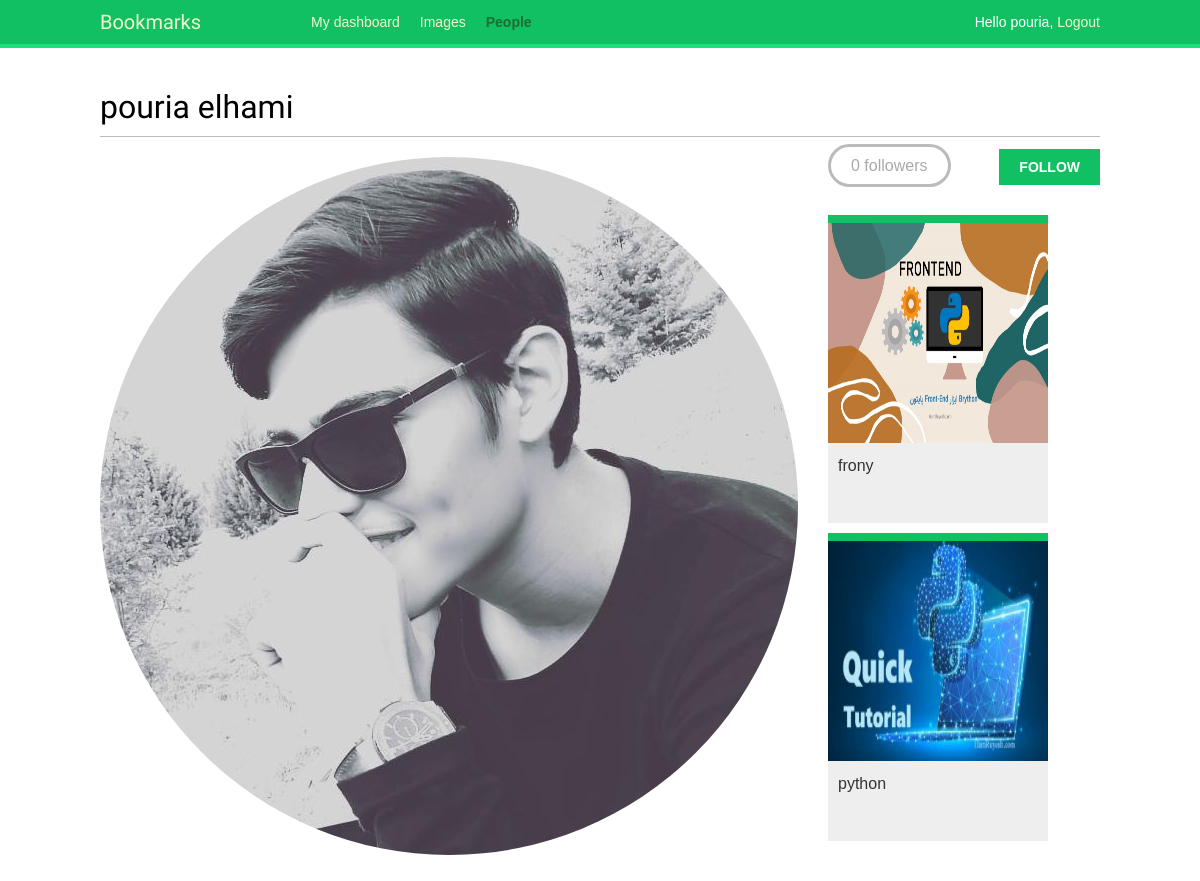
The page /account/users/pouria/ (signed in) on the database its author committed.
### account/models.py (models this page shows, shortened)
class Profile(models.Model):
    user = models.OneToOneField(settings.AUTH_USER_MODEL , on_delete=models.CASCADE)
    date_of_birth = models.DateTimeField(blank=True , null=True)
    photo = models.ImageField(upload_to='users/%Y/%m/%d/')

### images/models.py (models this page shows, shortened)
class Image(models.Model):
    user = models.ForeignKey(settings.AUTH_USER_MODEL,
                             related_name='images_created',
                             on_delete=models.CASCADE)
    title = models.CharField(max_length=200)
    slug = models.SlugField(max_length=200,
                            blank=True)
    url = models.URLField()
    image = models.ImageField(upload_to='images/%Y/%m/%d/')
    description = models.TextField(blank=True)
    created = models.DateField(auto_now_add=True,
                               db_index=True)
    users_like = models.ManyToManyField(settings.AUTH_USER_MODEL,
                                        related_name='images_liked',
                                        blank=True)
    total_likes = models.PositiveIntegerField(db_index=True,
                                              default=0)
    def get_absolute_url(self):
        return reverse('images:detail', args=[self.id, self.slug])

### account/views.py (the view)
# urls.py: path('users/<username>/', views.user_detail, name='user_detail'),
@login_required
def user_detail(request, username):
    user = get_object_or_404(User, username=username, is_active=True)
    return render(request,
                  'account/user/detail.html',
                  {'section': 'people',
                   'user': user})

### account/templates/account/user/detail.html (shortened to what this page needs)
{% extends "base.html" %}
{% load thumbnail %}
{% block content %}
  <h1>{{ user.get_full_name }}</h1>
  <div class="profile-info">
    <img src="{% thumbnail user.profile.photo 180x180 %}" class="user-detail">
  </div>
  {% with total_followers=user.followers.count %}
    <span class="count">
      <span class="total">{{ total_followers }}</span>
      follower{{ total_followers|pluralize }}
    </span>
    <a href="#" data-id="{{ user.id }}" data-action="{% if request.user in user.followers.all %}un{% endif %}follow" class="follow button">
      {% if request.user not in user.followers.all %}
        Follow
      {% else %}
        Unfollow
      {% endif %}
    </a>
    <div id="image-list" class="image-container">
      {% include "images/image/list_ajax.html" with images=user.images_created.all %}
    </div>
  {% endwith %}
{% endblock %}

### account/templates/base.html (shortened to what this page needs)
{% load static %}
<!DOCTYPE html>
<html>
<head>
  <link href="{% static "css/base.css" %}" rel="stylesheet">
</head>
<body>
  <div id="header">
    <span class="logo">Bookmarks</span>
    {% if request.user.is_authenticated %}
    <ul class="menu">
      <li {% if section == "dashboard" %}class="selected"{% endif %}>
        <a href="{% url "dashboard" %}">My dashboard</a>
      </li>
      <li {% if section == "images" %}class="selected"{% endif %}>
        <a href="{% url "images:list" %}">Images</a>
      </li>
      <li {% if section == "people" %}class="selected"{% endif %}>
        <a href="{% url "user_list" %}">People</a>
      </li>
    </ul>
  {% endif %}
  <span class="user">
    {% if request.user.is_authenticated %}
      Hello {{ request.user.first_name }},
      <a href="{% url "logout" %}">Logout</a>
    {% else %}
      <a href="{% url "login" %}">Log-in</a>
    {% endif %}
  </span>
  </div>
  <div id="content">
    {% block content %}
    {% endblock %}
  </div>
</body>
</html>

### images/templates/images/image/list_ajax.html
{% load thumbnail %}
{% for image in images %}
  <div class="image">
    <a href="{{ image.get_absolute_url }}">
      {% thumbnail image.image 200x200 crop="smart" as im %}
      <img src="{{ im.url }}">
    </a>
    <div class="info">
      <a href="{{ image.get_absolute_url }}" class="title">
        {{ image.title }}
      </a>
    </div>
  </div>
{% endfor %}

### account/static/css/base.css (style rules this page uses)
body { margin:0; padding:0; font-family:helvetica, sans-serif; }
a { color:#12c064; text-decoration:none; }
h1, h2, h3, h4, h5 , h6 { font-family: 'Muli', sans-serif; font-weight:normal; }
h1 { border-bottom:1px solid #bbb; padding:0 0 10px 0; margin:10px 0 20px 0; }
#header { padding:10px 100px; font-size:14px; background:#12c064; color:#fff; border-bottom:4px solid #1cdf78; overflow:auto; }
#header .logo { font-family: 'Muli', sans-serif; float:left; color:#f3f7cc; font-size:20px; margin-right:10%; }
#header ul.menu { list-style:none; float:left; margin:0; padding:0; }
#header ul.menu li { float:left; padding:4px 10px; }
#header ul.menu li.selected a, #header ul.menu li.selected a:hover { color:#1b6d32; font-weight:bold; }
#header a { color:#f3f7cc; }
#header .user { float:right; padding-top:4px; }
#content { padding:30px 100px; }
input[type=submit], a.button { font-weight:bold; background:#12c064; color:#fff; padding:10px 20px; font-size:14px; text-transform:uppercase; }
.count { color:#aaa; border:3px solid #bbb; border-radius:26px; padding:10px 20px; margin:20px 10px 0; }
a.like, a.follow { float:right; margin-top:-8px; }
#image-list { overflow:auto; }
#image-list .image { float:left; width:220px; height:300px; margin:0 10px 10px 10px; border-top:8px solid #12c064; background:#eee; }
#image-list img { width:220px; height:220px; }
#image-list .info { padding:10px; }
#image-list .info a { color:#333; }
img.user-detail { border-radius:50%; float:left; }
.profile-info { float:left; overflow:auto; margin-right:20px; }
.image-container { margin-top:40px; }

### rows shown on the page
Image: shows a picture, title "frony"
Image: shows a picture, title "python"

### other values the page prints
{{ request.user.first_name }} "pouria"
{{ user.get_full_name }} "pouria elhami"
{{ total_followers }} "0"
